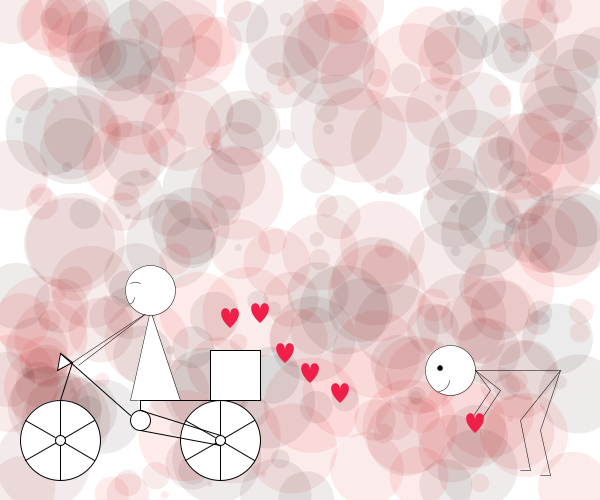
Frame 1 (no input)
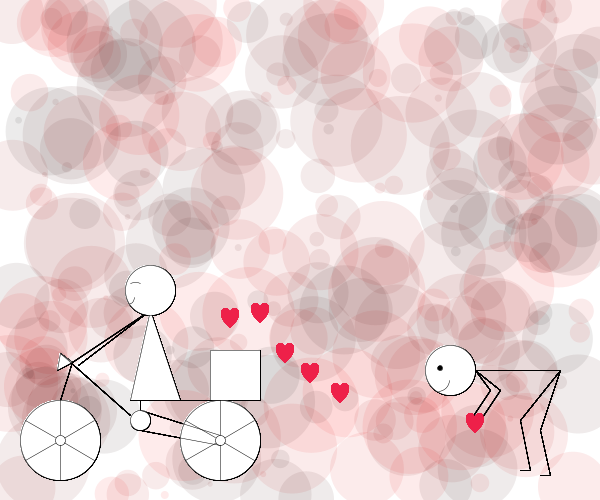
Frame 60 (the mouse pressed at the canvas centre just before this capture)
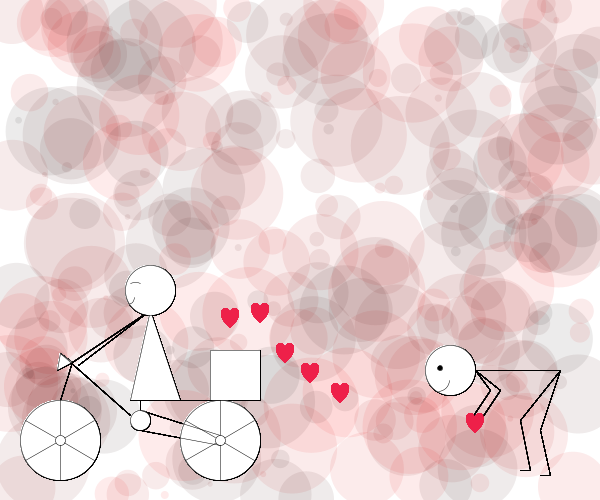
Frame 120 (the mouse held since frame 60 and released just before this capture)

The Processing sketch that drew these frames (run headless with seeded random() and noise(); from frame 60 on, the mouse is pressed at the canvas centre):

// Processing sketch: processing_53164
// ── processing_53164.pde

/*
Assignment 3
Name: Hoang Ha
Email: hha@brynmawr.edu
Course: CS110 - 02
2/14/2012
Since it is due on Valentine, I create an image of a girl riding the bicycle.
she is leaving a trail of heart for a boy to pick up.

*/

float x, y, w;

void setup() {
  background(255);
  size(600, 500);
  smooth();
  int i = 0;
  noStroke();
  
   for (i=0; i<300; i+=1) {
    fill(random(255), 0, 0, 20);
    x = random(width);
    y = random(height);
    w = random(5, 100);
    ellipse(x, y, w, w);
  }
   
  
}




void draw() {
  //draw heart
  drawHeart(230, 315);
  drawHeart(260, 310);
  drawHeart(285, 350);
  drawHeart(310, 370);
  drawHeart(340, 390);

  
  


  //draw bicycle
  //draw wheels for bicycle
  drawWheel(60, 440);
  drawWheel(220, 440);
  //bikeChain(circle)
  ellipse(140, 420, 20, 20);
  //bikeChain
  line(140, 410, 220, 435);
  line(140, 430, 220, 445);
  //line to handle bar
  line(60, 400, 72, 362); 
  //handle bar
  triangle(72, 362, 60, 353, 57, 370);
  //line from chain to handle bar
  line(130, 415, 60, 353);
  //line to seat
  line(140, 410, 140, 400); 
  //seat
  line(140, 400, 220, 400);
  //basket
  rect(210, 350, 50, 50);

  //now draw the girl
  //girl body
  strokeWeight(.5);
  triangle(150, 310, 130, 400, 180, 400);
  //girl hand
  line(150, 310, 72, 362);
  line(150, 310, 78, 365);
  //girlhead
  ellipse(150, 290, 50, 50);
  //girl smile
  arc(130,295,10,18,.275,1.683);
  //girl eye
  arc(135, 290,20, 15, 4.2, 5.3);
  
  

  //drawboy
  //boyhead
  ellipse(450, 370, 50, 50);
  //boybody
  line(475, 370, 560, 370);
  //boyleftleg
  line(560, 370, 520, 420);
  line(520, 420, 530, 470);
  line(530, 470, 520, 470);
  //boyrightleg
  line(560, 370, 540, 430);
  line(540, 430, 550, 475);
  line(550, 475, 540, 475);
  //boylefthand
  line(475, 370, 490, 390);
  line(490, 390, 470, 420);
  //boyrighthand
  line(475, 370, 500, 390);
  line(500, 390, 480, 420);
  //boy eye
  //boy mouth
  arc(438, 380, 24,24, .06, 1.5);
  fill(0);
  ellipse(440, 368, 5, 5);
  //heart on boy hand
  drawHeart(475, 420);
}


void drawHeart(int hx, int hy) {
  smooth();
  noStroke();
  fill(238, 32, 73);
  beginShape();
  vertex(hx, hy); 
  bezierVertex(hx, hy-14, hx+20, hy-5, hx, hy+13); 
  vertex(hx, hy); 
  bezierVertex(hx, hy-14, hx-20, hy-5, hx, hy+13); 
  endShape();
}


void drawWheel (int x, int y ) {
  fill(255);
  stroke(0);
  //big circle
  ellipse( x, y, 80, 80);
  //lines for wheels
  //do loops to make make and space 6 lines evenly
  float angle = 2*PI/6; 
  for (int i=0; i<6; i++) {
    line( x, y, x-sin(angle*i)*(40), y-cos(angle*i)*(40));
  }
  //small circle
  ellipse( x, y, 10, 10);
}
